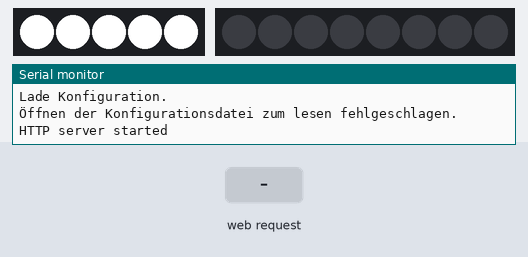
Bench run of a program on a simulated ESP8266 (Wemos D1 mini). Parts: 5 RGB LEDs in strip order, left to right, 8 RGB LEDs in strip order, left to right, the last lines printed to the serial monitor. The inputs (shaded band) are chosen by the test bench. Dim RGB values are drawn brighter than linear; storage starts empty.

Above: at 2.2 s.
2.3 s: HTTP request GET /sendColor received
At 3.1 s:
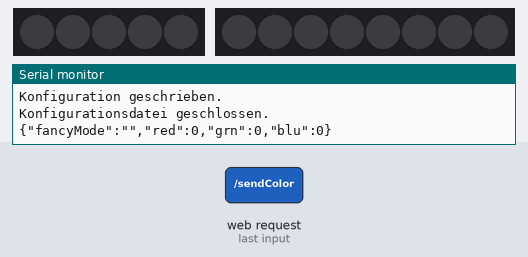
3.8 s: HTTP request GET /sendColor?r=1 received
At 4.3 s:
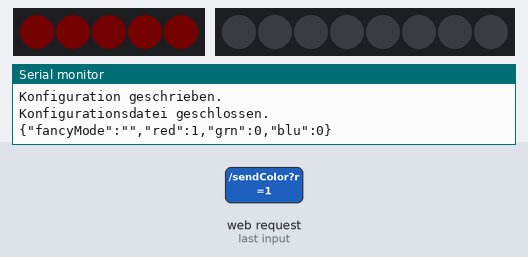
5.3 s: HTTP request GET /sendColor?g=1 received
At 6.5 s:
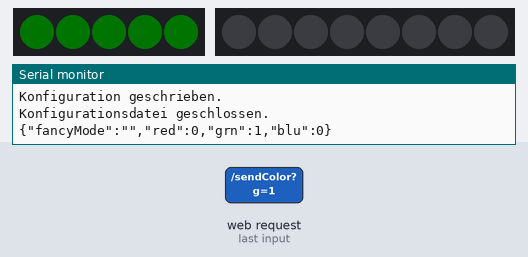
6.8 s: HTTP request GET /sendColor?b=1 received
At 7.7 s:
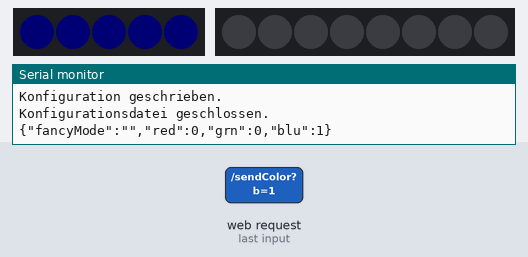
8.3 s: HTTP request GET /sendColor?r=0 received
At 8.9 s:
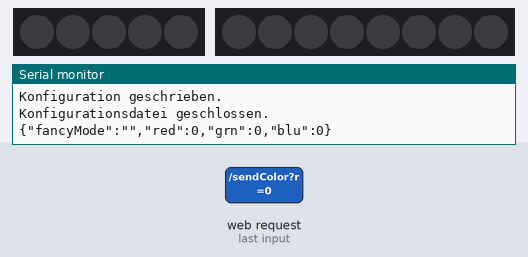
Timing chart, 0 to 10.8 s (numbered marks = the images above; inputs shaded):
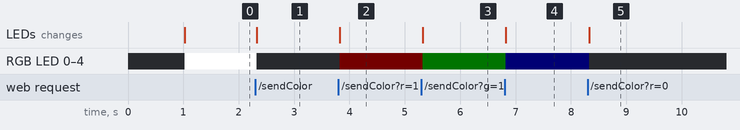

Measured:
- after the input at 2.3 s, RGB LED 0–4: RGB(255, 255, 255) → off at once; the LEDs: change at once (image 1)
- after the input at 3.8 s, RGB LED 0–4: off → RGB(1, 0, 0) at once; the LEDs: change at once (image 2)
- after the input at 5.3 s, RGB LED 0–4: RGB(1, 0, 0) → RGB(0, 1, 0) at once; the LEDs: change at once (image 3)
- after the input at 6.8 s, RGB LED 0–4: RGB(0, 1, 0) → RGB(0, 0, 1) at once; the LEDs: change at once (image 4)
- after the input at 8.3 s, RGB LED 0–4: RGB(0, 0, 1) → off at once; the LEDs: change at once (image 5)

The program:

main.cpp
```cpp
// Libaries
#include <ArduinoJson.h>
#include <ESP8266WiFi.h>
#include <WiFiClient.h>
#include <ESP8266WebServer.h>
#include <LittleFS.h>
#include <Adafruit_NeoPixel.h>

// Define name and password from Acces Point
#ifndef APSSID
#define APSSID "myFancyLight"
#define APPSK "passwort"
#endif
#define LEDPIN 2
#define NUMLED 5

// Second strip
#define SCNDLEDPIN 0
#define SCNDNUMLEDS 8

// Tell neopixel libary used pin and amount of leds
Adafruit_NeoPixel leds(NUMLED, LEDPIN, NEO_GRB + NEO_KHZ800);
Adafruit_NeoPixel secondStrip(SCNDNUMLEDS, SCNDLEDPIN, NEO_GRB + NEO_KHZ800);

// Set these to your desired credentials.
const char *ssid = APSSID;
const char *password = APPSK;

// Create Server
ESP8266WebServer server(80);

// create config
struct Config
{
  String fancyMode;
  int red = 255;
  int grn = 255;
  int blu = 255;
};
int rainbowSpeed = 500;

const char *nameConfigFile = "/config.txt";
Config config; // <- global configuration object

void setLedColor(int red, int grn, int blu, int speed)
{
  for (int i = 0; i < leds.numPixels(); i++)
  { // For each pixel...
    // pixels.Color() takes RGB values, from 0,0,0 up to 255,255,255
    // Here we're using a moderately bright green color:
    leds.setPixelColor(i, leds.Color(red, grn, blu));
    leds.show();  // Send the updated pixel colors to the hardware.
    delay(speed); // Pause before next pass through loop
  }
}

uint32_t Wheel(byte WheelPos)
{
  if (WheelPos < 85)
  {
    return leds.Color(WheelPos * 3, 255 - WheelPos * 3, 0);
  }
  else if (WheelPos < 170)
  {
    WheelPos -= 85;
    return leds.Color(255 - WheelPos * 3, 0, WheelPos * 3);
  }
  else
  {
    WheelPos -= 170;
    return leds.Color(0, WheelPos * 3, 255 - WheelPos * 3);
  }
}

void rainbowCycle(uint8_t wait)
{
  uint16_t i, j;

  for (j = 0; j < 256 * 5; j++)
  { // 5 cycles of all colors on wheel
    for (i = 0; i < leds.numPixels(); i++)
    {
      leds.setPixelColor(i, Wheel(((i * 256 / leds.numPixels()) + j) & 255));
    }
    server.handleClient();
    if (config.fancyMode == "false")
    {
      break;
    }
    leds.show();
    delay(wait);
  }
}

void rainbow(uint8_t wait)
{
  uint16_t i, j;

  for (j = 0; j < 256; j++)
  {
    for (i = 0; i < leds.numPixels(); i++)
    {
      leds.setPixelColor(i, Wheel((i + j) & 255));
    }
    leds.show();
    delay(wait);
    server.handleClient();
    if (config.fancyMode != "true")
    {
      break;
    }
  }
}

// Loads the configuration from a file
void loadConfiguration(const char *filename, Config &config)
{

  Serial.println("Lade Konfiguration.");

  // Open file for writing
  File configFile = LittleFS.open(nameConfigFile, "r");
  if (!configFile)
  {
    Serial.println("Öffnen der Konfigurationsdatei zum lesen fehlgeschlagen.");
    return;
  }
  Serial.println("Konfigurationsdatei geöffnet.");

  // Allocate a temporary JsonDocument
  // Don't forget to change the capacity to match your requirements.
  // Use https://arduinojson.org/v6/assistant to compute the capacity.
  StaticJsonDocument<256> doc;

  // Deserialize the JSON document
  DeserializationError error = deserializeJson(doc, configFile);
  if (error)
  {
    Serial.println(F("Failed to read file, usi"));
    return;
  }

  // Copy values from the JsonDocument to the Config
  config.red = doc["red"];
  config.grn = doc["grn"];
  config.blu = doc["blu"];
  config.fancyMode = doc["fancyMode"].as<String>();
  Serial.println("Konfiguration gelesen.");

  // Close the file (Curiously, File's destructor doesn't close the file)
  configFile.close();
  Serial.println("Konfigurationsdatei geschlossen.");
}

// Saves the configuration to a file
void saveConfig(const char *nameConfigFile, const Config &config)
{

  Serial.println("Speichere Konfiguration.");

  // Open file for writing
  File configFile = LittleFS.open(nameConfigFile, "w");
  if (!configFile)
  {
    Serial.println("Öffnen der Konfigurationsdatei zum beschreiben fehlgeschlagen");
    return;
  }
  Serial.println("Konfigurationsdatei geöffnet.");

  // Allocate a temporary JsonDocument
  // Don't forget to change the capacity to match your requirements.
  // Use https://arduinojson.org/assistant to compute the capacity.
  StaticJsonDocument<256> doc;

  // Set the values in the document
  doc["fancyMode"] = config.fancyMode;
  doc["red"] = config.red;
  doc["grn"] = config.grn;
  doc["blu"] = config.blu;

  // Serialize JSON to file
  if (serializeJson(doc, configFile) == 0)
  {
    Serial.println(F("Failed to write to file"));
    return;
  }
  Serial.println("Konfiguration geschrieben.");

  // Close the file
  configFile.close();
  Serial.println("Konfigurationsdatei geschlossen.");
}

// print content from configfile
void printFile(const char *nameConfigFile)
{
  // Open file for reading
  File configFile = LittleFS.open(nameConfigFile, "r");
  if (!configFile)
  {
    Serial.println("Öffnen der Konfigurationsdatei zum auslesen fehlgeschlagen");
    return;
  }

  // Extract each characters by one by one
  while (configFile.available())
  {
    Serial.print((char)configFile.read());
  }
  Serial.println();

  // Close the file
  configFile.close();
}

// Function that gets colorstatus from server
void setColor()
{
  String r = server.arg("r");
  String g = server.arg("g");
  String b = server.arg("b");
  config.fancyMode = server.arg("fancyMode");
  config.red = r.toInt();
  config.grn = g.toInt();
  config.blu = b.toInt();
  Serial.println("");
  Serial.println("New Color:");
  Serial.println("RGB: " + r + " " + g + " " + b + ", FancyMode: " + config.fancyMode);
  saveConfig(nameConfigFile, config);
  printFile(nameConfigFile);
  /*
  if (fancyMode == "false"){
    for (int i = 0; i < LEDS; i++){
      strip.setPixelColor(i,red, grn, blu);
      strip.show();
    }
  }*/
  server.send(200, "text/plain", "OK");
  setLedColor(config.red, config.grn, config.blu, 0);
}

void getConfig()
{
  Serial.println("Konfiguration wird vom Webserver abgerufen.");
  String json = "{\"fancyMode\":\"" + config.fancyMode + "\",\"red\":" + config.red + ",\"grn\":" + config.grn + ",\"blu\":" + config.blu + "}";
  server.send(200, "text/plain", json);
}

// Initial Routine
void setup()
{
  // Give the Chip some time
  delay(1000);

  // Open Serial connection for debugging
  Serial.begin(115200);
  Serial.println();

  // Open AP
  Serial.print("Configuring access point...");
  WiFi.softAP(ssid, password);
  IPAddress myIP = WiFi.softAPIP();
  Serial.print("AP IP address: ");
  Serial.println(myIP);

  // Make the Flashstorage accessible
  LittleFS.begin();

  // Load config
  loadConfiguration(nameConfigFile, config);

  // Init leds
  leds.begin(); // INITIALIZE NeoPixel strip object (REQUIRED)
  secondStrip.begin();
  setLedColor(0, 0, 0, 0);

  // Start Webserver and listen to requests
  server.serveStatic("/", LittleFS, "/index.html");
  server.serveStatic("/iromin.js", LittleFS, "/iromin.js");
  server.on("/sendColor", setColor);
  server.on("/getConfig", getConfig);
  server.begin();
  Serial.println("HTTP server started");
}

// Programm loop
void loop()
{
  server.handleClient();
  if (config.fancyMode == "true")
  {
    rainbowCycle(10);
  }
  else
  {
    setLedColor(config.red, config.grn, config.blu, 0);
  }
}
```
